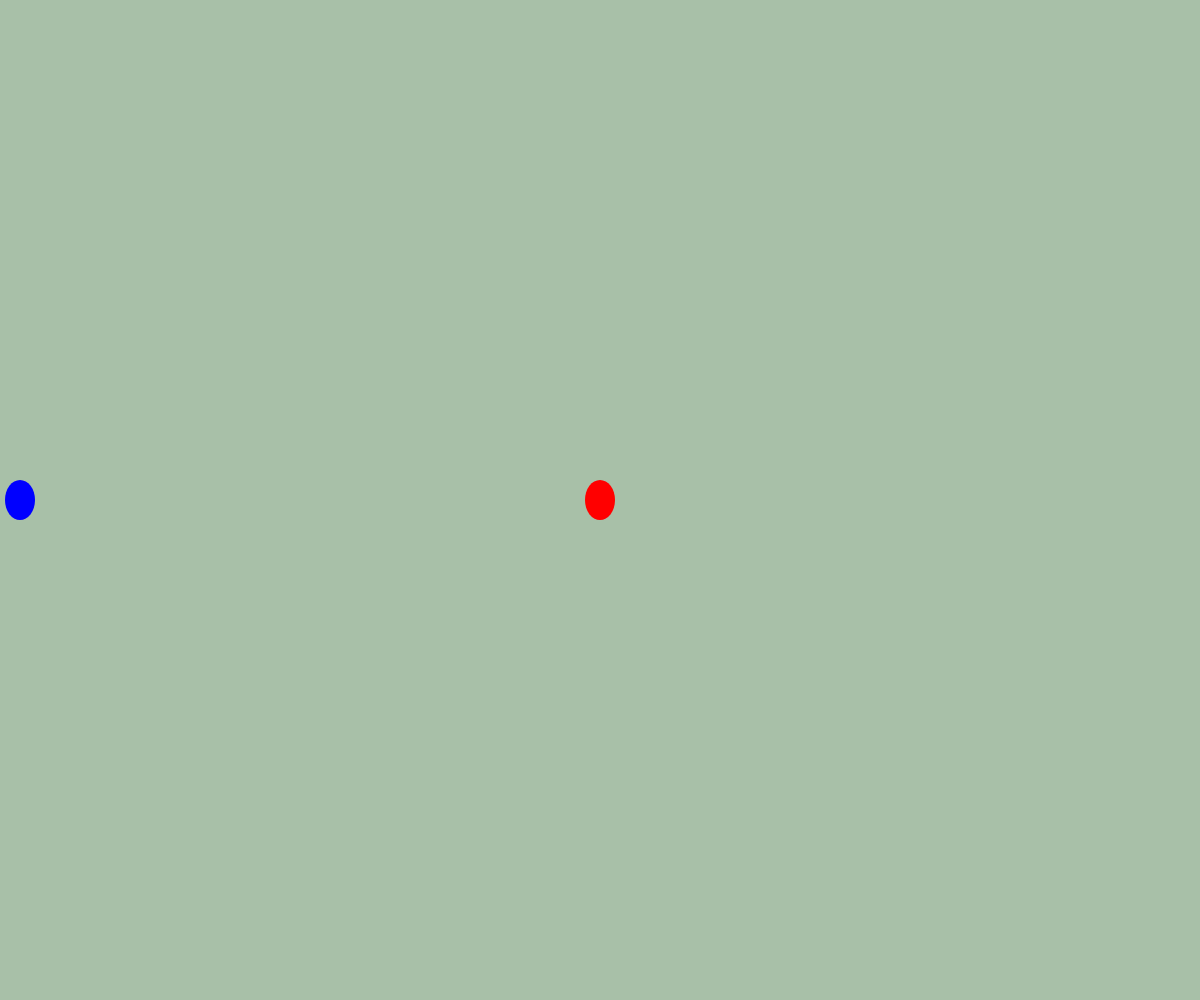
Frame 1 (no input)
Frame 60 (no input): identical to frame 1, image omitted
Frame 120 (the mouse pressed at the canvas centre since frame 60): identical to frame 1, image omitted

The p5.js sketch that drew this single still picture (run headless with seeded random() and noise() and a simulated clock; from frame 60 on, the mouse is pressed at the canvas centre):

// p5.js sketch
// ── sketch.js
function setup() {
  createCanvas(windowWidth, windowHeight);
  background(168,192,168);
  fill(255, 0, 0);
  noStroke();
  ellipse(width/2,height/2, 30, 40);
  fill(0, 0, 255);
  ellipse(20,height/2, 30, 40);
}

function draw() {

}
